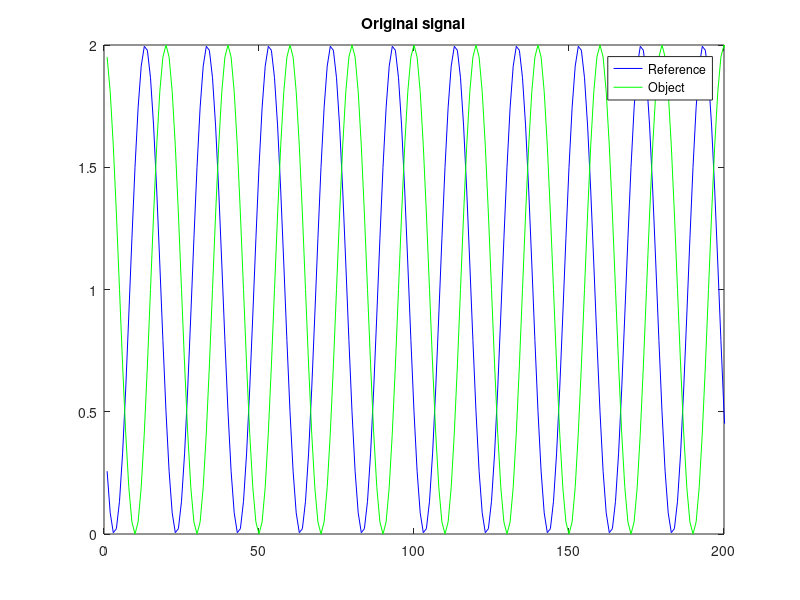
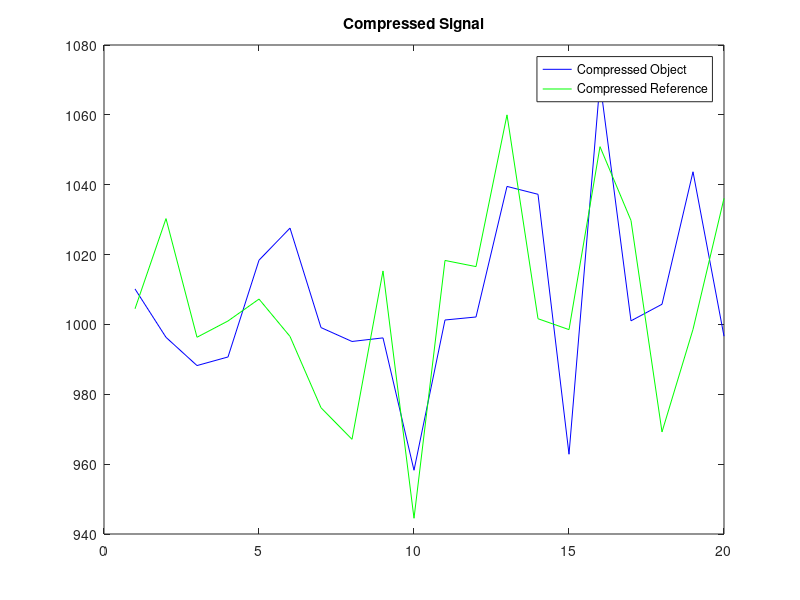

Source code (MATLAB) for these figures, in order: (Note: this script raises an error after producing the figures.)
clear all;
close all;
clc;

FSig = 1000; %KHz = 1GHz
SampPerCyc = 20;
SampFreq = 10;
PhaseDelta = 2*pi/3;
L = SampPerCyc*FSig/SampFreq; %Length of the signal
LoopNum = SampPerCyc*FSig/1000;

SampleShift = L/LoopNum;
SampleShiftPos = zeros(LoopNum,1);

for i=1:LoopNum
    SampleShiftPos(i,1) = (i-1)*SampleShift+1;
end
CodeMatrix = randi([0 1],L,L);
SigObj = zeros(L,1);
SigRef = zeros(L,1);

for i=1:L
    SigObj(i) = cos(2*pi*FSig/(FSig*SampPerCyc)*i)+1;
    SigRef(i) = cos(2*pi*FSig/(FSig*SampPerCyc)*i+PhaseDelta)+1;
end

figure(1)
plot(SigRef,'b');
hold on 
plot(SigObj,'g');
xlim([0 200]);
%ylim([0 2]);
legend('Reference','Object')
title('Original signal')

OutObj = zeros(LoopNum,1);
OutRef = zeros(LoopNum,1);
MeasureMatrix = zeros(LoopNum,L);

OutputTotal = CodeMatrix*SigObj;
OutputTotalRef = CodeMatrix*SigRef;

for i=1:LoopNum
    posi = SampleShiftPos(i,1);
    OutObj(i,1) = OutputTotal(posi,1);
    OutRef(i,1) = OutputTotalRef(posi,1);
    MeasureMatrix(i,:) = CodeMatrix(posi,:);
end

figure(2)
plot(abs(OutObj),'b');
hold all
plot(abs(OutRef),'g');
legend('Compressed Object','Compressed Reference');
title('Compressed Signal');

Psi = inv(fft(eye(L)));
cvx_begin
    variable xp(L) complex;
    minimize(norm(xp,1));
    subject to
    MeasureMatrix*Psi*xp == OutObj;
cvx_end

cvx_begin
    variable xpR(L) complex;
    minimize(norm(xpR,1));
    subject to
    MeasureMatrix*Psi*xpR == OutRef;
cvx_end

figure(3)
plot(real((ifft(xpR))),'b')
xlim([0 200])
hold all
plot(real((ifft(xp))),'g')
legend('Reference','Object')
title('Decompressed signal')
xlabel('sec')
ylabel('Amplitude')
LightSpeed = 3*10^8;
Distance = (LightSpeed/(2*FSig*10^4))*(PhaseDelta/(2*pi));
fprintf('Measured Distance = %dm\n',Distance)
